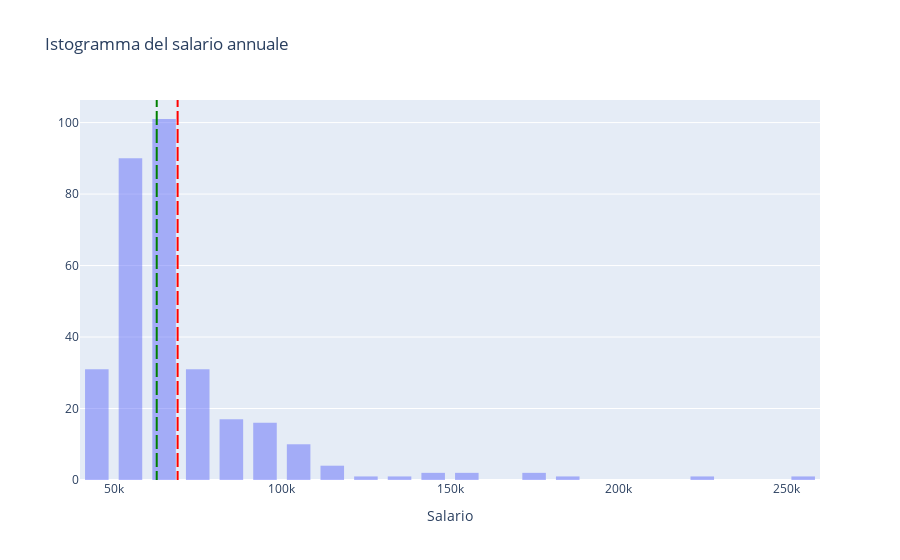

Notebook code for this chart:
### Code cell
hist_data =[df['Salary']]
group_labels = ['Salary'] 

fig2 = ff.create_distplot(hist_data, group_labels, curve_type='kde')
normal_x = fig2.data[1]['x']
normal_y = fig2.data[1]['y']


fig = px.histogram(df, x="Salary", barmode = 'overlay',
                  labels = dict(Salary='Salario', y= ''),
                  title = 'Istogramma del salario annuale')
fig.update_layout(bargap=0.3)
fig.add_vrect(x0=df['Salary'].median(), x1 = df['Salary'].median(), line_dash="dash", line_color="green")
fig.add_vrect(x0=df['Salary'].mean(), x1 = df['Salary'].mean(), line_dash="dash", line_color="red")
fig.update_yaxes( title=None)

fig.show()

### Figure 1 — Plotly figure (JSON) as saved in the notebook; plotly's stock layout.template omitted (floating-point values rounded to 4 significant figures; data arrays with more than 128 entries replaced by an {"elided": "..."} marker saying what was removed)
{"data": [{"alignmentgroup": "True", "bingroup": "x", "hovertemplate": "Salario=%{x}<br>count=%{y}<extra></extra>", "legendgroup": "", "marker": {"color": "#636efa", "opacity": 0.5, "pattern": {"shape": ""}}, "name": "", "offsetgroup": "", "orientation": "v", "showlegend": false, "type": "histogram", "x": {"elided": "311 int values"}, "xaxis": "x", "yaxis": "y"}], "layout": {"bargap": 0.3, "barmode": "overlay", "legend": {"tracegroupgap": 0}, "shapes": [{"line": {"color": "green", "dash": "dash"}, "type": "rect", "x0": 62810, "x1": 62810, "xref": "x", "y0": 0, "y1": 1, "yref": "y domain"}, {"line": {"color": "red", "dash": "dash"}, "type": "rect", "x0": 69020.0, "x1": 69020.0, "xref": "x", "y0": 0, "y1": 1, "yref": "y domain"}], "title": {"text": "Istogramma del salario annuale"}, "xaxis": {"anchor": "y", "domain": [0, 1], "title": {"text": "Salario"}}, "yaxis": {"anchor": "x", "domain": [0, 1], "title": {}}}}
